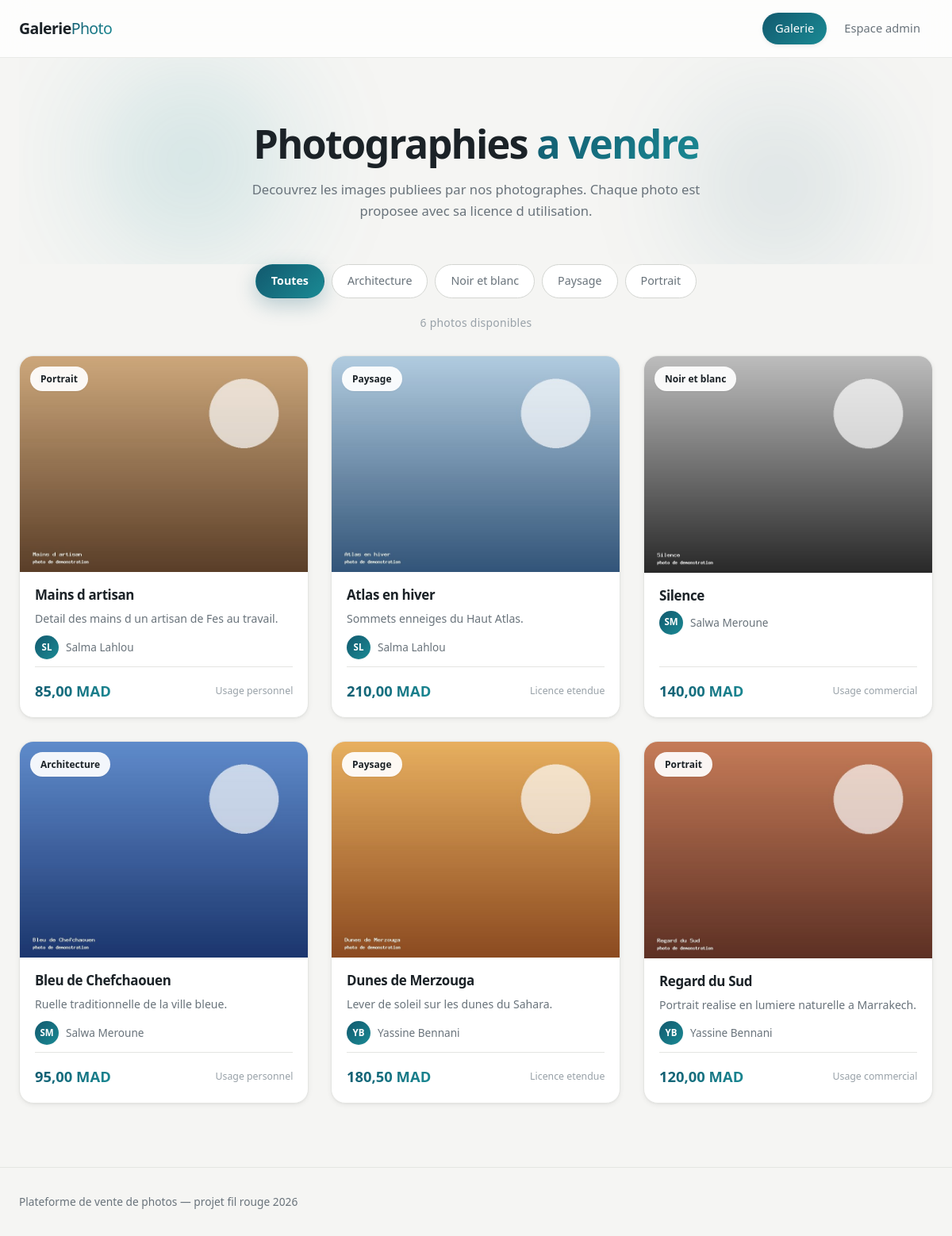
The page / on the database its author committed.
### tables this page shows
CREATE TABLE style (
    id_style          INT UNSIGNED NOT NULL AUTO_INCREMENT,
    nom_style         VARCHAR(80)  NOT NULL,
    description_style TEXT         NULL,
    PRIMARY KEY (id_style),
    UNIQUE KEY uq_style_nom (nom_style)
);

CREATE TABLE image (
    id_image          INT UNSIGNED  NOT NULL AUTO_INCREMENT,
    titre_image       VARCHAR(150)  NOT NULL,
    description_image TEXT          NULL,
    fichier_image     VARCHAR(255)  NOT NULL,
    prix_image        DECIMAL(10,2) NOT NULL,
    date_publication  DATE          NOT NULL,
    id_photographe    INT UNSIGNED  NOT NULL,
    id_style          INT UNSIGNED  NOT NULL,
    id_licence        INT UNSIGNED  NOT NULL,
    PRIMARY KEY (id_image),
    KEY idx_image_photographe (id_photographe),
    KEY idx_image_style (id_style),
    KEY idx_image_licence (id_licence),
    KEY idx_image_titre (titre_image),
    CONSTRAINT fk_image_photographe
        FOREIGN KEY (id_photographe) REFERENCES photographe (id_photographe)
        ON DELETE RESTRICT ON UPDATE CASCADE,
    CONSTRAINT fk_image_style
        FOREIGN KEY (id_style) REFERENCES style (id_style)
        ON DELETE RESTRICT ON UPDATE CASCADE,
    CONSTRAINT fk_image_licence
        FOREIGN KEY (id_licence) REFERENCES licence (id_licence)
        ON DELETE RESTRICT ON UPDATE CASCADE,
    CONSTRAINT ck_image_prix CHECK (prix_image >= 0)
);

CREATE TABLE photographe (
    id_photographe     INT UNSIGNED NOT NULL AUTO_INCREMENT,
    nom_photographe    VARCHAR(80)  NOT NULL,
    prenom_photographe VARCHAR(80)  NOT NULL,
    email_photographe  VARCHAR(160) NOT NULL,
    mot_de_passe       VARCHAR(255) NOT NULL,
    PRIMARY KEY (id_photographe),
    UNIQUE KEY uq_photographe_email (email_photographe)
);

CREATE TABLE licence (
    id_licence          INT UNSIGNED   NOT NULL AUTO_INCREMENT,
    nom_licence         VARCHAR(80)    NOT NULL,
    description_licence TEXT           NULL,
    prix_licence        DECIMAL(10,2)  NOT NULL DEFAULT 0.00,
    PRIMARY KEY (id_licence),
    UNIQUE KEY uq_licence_nom (nom_licence),
    CONSTRAINT ck_licence_prix CHECK (prix_licence >= 0)
);

### includes/functions.php (called while the page is built, shortened)
<?php
function racineProjet(): string
{
    return dirname(__DIR__);
}
function e(?string $valeur): string
{
    return htmlspecialchars($valeur ?? '', ENT_QUOTES | ENT_SUBSTITUTE, 'UTF-8');
}
function cheminAffichage(?string $cheminRelatif): string
{
    if ($cheminRelatif !== null && $cheminRelatif !== '') {
        $absolu = racineProjet() . DIRECTORY_SEPARATOR . $cheminRelatif;
        if (is_file($absolu)) {
            return $cheminRelatif;
        }
    }
    return 'assets/img/placeholder.svg';
}

### includes/image-crud.php (called while the page is built, shortened)
<?php
require_once __DIR__ . '/functions.php';
function selectImageBase(): string
{
    return "
        SELECT
            i.id_image,
            i.titre_image,
            i.description_image,
            i.fichier_image,
            i.prix_image,
            i.date_publication,
            i.id_photographe,
            i.id_style,
            i.id_licence,
            p.nom_photographe,
            p.prenom_photographe,
            s.nom_style,
            l.nom_licence,
            l.prix_licence
        FROM image i
        INNER JOIN photographe p ON p.id_photographe = i.id_photographe
        INNER JOIN style        s ON s.id_style       = i.id_style
        INNER JOIN licence      l ON l.id_licence     = i.id_licence
    ";
}
function imageLister(PDO $pdo, array $filtres = []): array
{
    $sql        = selectImageBase();
    $conditions = [];
    $parametres = [];
    $recherche = trim((string)($filtres['recherche'] ?? ''));
    $sql .= ' ORDER BY i.date_publication DESC, i.id_image DESC';
    $requete = $pdo->prepare($sql);
    $requete->execute($parametres);
    return $requete->fetchAll();
}
function listerStyles(PDO $pdo): array
{
    return $pdo->query(
        'SELECT id_style, nom_style FROM style ORDER BY nom_style'
    )->fetchAll();
}

### index.php (the view, shortened to what this page needs)
<?php
require_once __DIR__ . '/includes/bootstrap.php';
$styleChoisi = $_GET['style'] ?? '';
$images = imageLister($pdo, ['id_style' => $styleChoisi]);
$styles = listerStyles($pdo);
$nomStyleChoisi = '';
function initiales(string $prenom, string $nom): string
{
    return mb_strtoupper(mb_substr($prenom, 0, 1) . mb_substr($nom, 0, 1));
}
$cheminBase    = '.';
$feuillesStyle = ['galerie.css'];
$pageActive    = 'galerie';
require_once __DIR__ . '/includes/header.php';
?>
<section class="banniere reveler">
    <h1>Photographies <span class="accent">a vendre</span></h1>
    <p class="banniere__intro">
        Decouvrez les images publiees par nos photographes.
        Chaque photo est proposee avec sa licence d utilisation.
    </p>
</section>
<nav class="filtres-galerie reveler" aria-label="Filtrer par style">
    <a href="index.php" class="<?= $styleChoisi === '' ? 'actif' : '' ?>">Toutes</a>
    <?php foreach ($styles as $style): ?>
        <a href="index.php?style=<?= (int)$style['id_style'] ?>"
           class="<?= (string)$styleChoisi === (string)$style['id_style'] ? 'actif' : '' ?>">
            <?= e($style['nom_style']) ?>
        </a>
    <?php endforeach; ?>
</nav>
<?php if ($images === []): ?>
    <div class="vide">
        <p class="vide__titre">Aucune photo disponible</p>
        <p>
            <?php if ($styleChoisi !== ''): ?>
                Aucune photo dans ce style pour le moment.
                <a href="index.php">Voir toutes les photos</a>
            <?php else: ?>
                La galerie est vide pour le moment.
            <?php endif; ?>
        </p>
    </div>
<?php else: ?>
    <p class="compteur reveler">
        <?= count($images) ?> photo<?= count($images) > 1 ? 's' : '' ?>
        <?= $nomStyleChoisi !== '' ? 'dans le style ' . e($nomStyleChoisi) : 'disponibles' ?>
    </p>
    <div class="grille">
        <?php foreach ($images as $image): ?>
            <a class="carte reveler" href="photo.php?id=<?= (int)$image['id_image'] ?>">
                <div class="carte__media">
                    <img class="carte__image"
                         src="<?= e(cheminAffichage($image['fichier_image'])) ?>"
                         alt="<?= e($image['titre_image']) ?>"
                         loading="lazy">
                    <span class="carte__style"><?= e($image['nom_style']) ?></span>
                </div>
                <div class="carte__corps">
                    <h2 class="carte__titre"><?= e($image['titre_image']) ?></h2>
                    <?php if (!empty($image['description_image'])): ?>
                        <p class="carte__description"><?= e($image['description_image']) ?></p>
                    <?php endif; ?>
                    <p class="carte__auteur">
                        <span class="carte__initiales" aria-hidden="true"><?=
                            e(initiales($image['prenom_photographe'], $image['nom_photographe']))
                        ?></span>
                        <?= e($image['prenom_photographe'] . ' ' . $image['nom_photographe']) ?>
                    </p>
                    <div class="carte__pied">
                        <span class="carte__prix"><?= e(formaterPrix($image['prix_image'])) ?></span>
                        <span class="carte__licence"><?= e($image['nom_licence']) ?></span>
                    </div>
                </div>
            </a>
        <?php endforeach; ?>
    </div>
<?php endif; ?>
<?php require_once __DIR__ . '/includes/footer.php'; ?>

### includes/header.php (shortened to what this page needs)
<?php
$cheminBase    = $cheminBase    ?? '.';
$feuillesStyle = $feuillesStyle ?? [];
$pageActive    = $pageActive    ?? '';
?>
<!DOCTYPE html>
<html lang="fr">
<head>
    <link rel="stylesheet" href="<?= e($cheminBase) ?>/assets/css/base.css">
    <?php foreach ($feuillesStyle as $feuille): ?>
        <link rel="stylesheet" href="<?= e($cheminBase . '/assets/css/' . $feuille) ?>">
    <?php endforeach; ?>
</head>
<body>
<header class="entete">
    <div class="conteneur entete__contenu">
        <a class="entete__logo" href="<?= e($cheminBase) ?>/index.php">
            Galerie<span>Photo</span>
        </a>
        <nav class="entete__nav">
            <a href="<?= e($cheminBase) ?>/index.php"
               <?= $pageActive === 'galerie' ? 'aria-current="page"' : '' ?>>Galerie</a>
            <a href="<?= e($cheminBase) ?>/admin/index.php"
               <?= $pageActive === 'admin' ? 'aria-current="page"' : '' ?>>Espace admin</a>
        </nav>
    </div>
</header>
<main class="conteneur">

### includes/footer.php (shortened to what this page needs)
</main>
<footer class="pied">
    <div class="conteneur">
        <p>Plateforme de vente de photos &mdash; projet fil rouge <?= date('Y') ?></p>
    </div>
</footer>
</body>
</html>

### assets/css/base.css (style rules this page uses)
:root { --fond: #f5f5f3; --surface: #ffffff; --surface-douce: #f1f2f0; --encre: #0e1418; --texte: #1b2227; --texte-doux: #69737b; --texte-clair: #98a1a8; --bordure: #e4e5e2; --bordure-forte: #d3d5d1; --accent: #12596e; --accent-2: #1a8a94; --accent-clair: #1a748d; --accent-fond: #e9f2f4; --degrade-accent: linear-gradient(135deg, var(--accent) 0%, var(--accent-2) 100%); --vert: #14714a; --vert-2: #1d9963; --vert-fond: #e6f3ec; --degrade-vert: linear-gradient(135deg, var(--vert) 0%, var(--vert-2) 100%); --rouge: #9c2b26; --rouge-2: #c43f38; --rouge-fond: #fbecea; --degrade-rouge: linear-gradient(135deg, var(--rouge) 0%, var(--rouge-2) 100%); --rayon-petit: 8px; --rayon: 12px; --rayon-grand: 18px; --rayon-xl: 24px; --ombre-1: 0 1px 2px rgba(14, 20, 24, .05); --ombre-2: 0 2px 6px rgba(14, 20, 24, .06), 0 1px 2px rgba(14, 20, 24, .04); --ombre-3: 0 8px 22px rgba(14, 20, 24, .09), 0 2px 6px rgba(14, 20, 24, .05); --ombre-4: 0 22px 50px rgba(14, 20, 24, .17), 0 8px 18px rgba(14, 20, 24, .08); --lueur-accent: 0 8px 26px rgba(18, 89, 110, .28); --courbe: cubic-bezier(.22, .68, .36, 1); --courbe-souple: cubic-bezier(.34, 1.42, .48, 1); --rapide: 160ms var(--courbe); --normal: 280ms var(--courbe); --lent: 520ms var(--courbe); --largeur: 1200px; }
*, *::before, *::after { box-sizing: border-box; }
html { -webkit-text-size-adjust: 100%; scroll-behavior: smooth; }
body { margin: 0; font-family: system-ui, -apple-system, "Segoe UI", Roboto, "Helvetica Neue", Arial, sans-serif; font-size: 16px; line-height: 1.6; color: var(--texte); background: var(--fond); -webkit-font-smoothing: antialiased; overflow-x: hidden; }
img { max-width: 100%; display: block; }
h1, h2, h3 { line-height: 1.18; margin: 0; letter-spacing: -.022em; }
p { margin: 0; }
a { color: var(--accent); text-decoration-thickness: 1px; text-underline-offset: 2px; }
.conteneur { width: min(var(--largeur), 100% - 48px); margin-inline: auto; }
.entete { position: sticky; top: 0; z-index: 100; background: rgba(255, 255, 255, .78); backdrop-filter: saturate(180%) blur(16px); -webkit-backdrop-filter: saturate(180%) blur(16px); border-bottom: 1px solid rgba(228, 229, 226, .8); transition: box-shadow var(--normal), background var(--normal); }
.entete__contenu { display: flex; align-items: center; justify-content: space-between; gap: 24px; padding: 16px 0; flex-wrap: wrap; }
.entete__logo { font-size: 1.22rem; font-weight: 700; letter-spacing: -.03em; text-decoration: none; color: var(--texte); transition: opacity var(--rapide); }
.entete__logo span { background: var(--degrade-accent); -webkit-background-clip: text; background-clip: text; color: transparent; font-weight: 400; }
.entete__nav { display: flex; gap: 6px; flex-wrap: wrap; }
.entete__nav a { position: relative; padding: 8px 16px; border-radius: 99px; text-decoration: none; color: var(--texte-doux); font-size: .92rem; font-weight: 500; transition: color var(--rapide), background var(--rapide); }
.entete__nav a[aria-current="page"] { color: #fff; background: var(--degrade-accent); box-shadow: var(--ombre-2); }
.pied { margin-top: 80px; padding: 32px 0; border-top: 1px solid var(--bordure); color: var(--texte-doux); font-size: .86rem; }
.js .reveler { opacity: 0; translate: 0 26px; transition: opacity var(--lent), translate var(--lent); transition-delay: var(--retard, 0ms); }
.js .reveler.visible { opacity: 1; translate: none; }

### rows shown on the page
style: nom_style "Architecture"
style: nom_style "Noir et blanc"
style: nom_style "Paysage"
style: nom_style "Portrait"
image: fichier_image (picture), id_style.nom_style "Portrait", titre_image "Mains d artisan", description_image "Detail des mains d un artisan de Fes au travail.", id_photographe.nom_photographe "SL", id_photographe.nom_photographe "Salma Lahlou", id_licence.nom_licence "Usage personnel"
image: fichier_image (picture), id_style.nom_style "Paysage", titre_image "Atlas en hiver", description_image "Sommets enneiges du Haut Atlas.", id_photographe.nom_photographe "SL", id_photographe.nom_photographe "Salma Lahlou", id_licence.nom_licence "Licence etendue"
image: fichier_image (picture), id_style.nom_style "Noir et blanc", titre_image "Silence", id_photographe.nom_photographe "SM", id_photographe.nom_photographe "Salwa Meroune", id_licence.nom_licence "Usage commercial"
image: fichier_image (picture), id_style.nom_style "Architecture", titre_image "Bleu de Chefchaouen", description_image "Ruelle traditionnelle de la ville bleue.", id_photographe.nom_photographe "SM", id_photographe.nom_photographe "Salwa Meroune", id_licence.nom_licence "Usage personnel"
image: fichier_image (picture), id_style.nom_style "Paysage", titre_image "Dunes de Merzouga", description_image "Lever de soleil sur les dunes du Sahara.", id_photographe.nom_photographe "YB", id_photographe.nom_photographe "Yassine Bennani", id_licence.nom_licence "Licence etendue"
image: fichier_image (picture), id_style.nom_style "Portrait", titre_image "Regard du Sud", description_image "Portrait realise en lumiere naturelle a Marrakech.", id_photographe.nom_photographe "YB", id_photographe.nom_photographe "Yassine Bennani", id_licence.nom_licence "Usage commercial"

### other values the page prints
count($images) "6"
